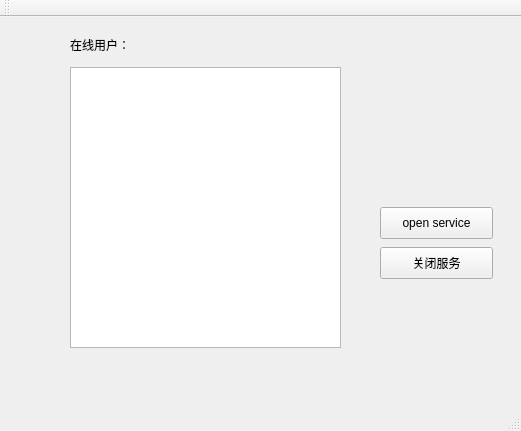
<?xml version="1.0" encoding="UTF-8"?>
<ui version="4.0">
 <class>TcpServer</class>
 <widget class="QMainWindow" name="TcpServer">
  <property name="geometry">
   <rect>
    <x>0</x>
    <y>0</y>
    <width>521</width>
    <height>431</height>
   </rect>
  </property>
  <property name="windowTitle">
   <string>TcpServer</string>
  </property>
  <widget class="QWidget" name="centralWidget">
   <widget class="QLabel" name="label">
    <property name="geometry">
     <rect>
      <x>70</x>
      <y>20</y>
      <width>60</width>
      <height>16</height>
     </rect>
    </property>
    <property name="text">
     <string>在线用户：</string>
    </property>
   </widget>
   <widget class="QListWidget" name="listWidget">
    <property name="geometry">
     <rect>
      <x>70</x>
      <y>50</y>
      <width>271</width>
      <height>281</height>
     </rect>
    </property>
   </widget>
   <widget class="QPushButton" name="startBtn">
    <property name="geometry">
     <rect>
      <x>380</x>
      <y>190</y>
      <width>113</width>
      <height>32</height>
     </rect>
    </property>
    <property name="text">
     <string>open service</string>
    </property>
   </widget>
   <widget class="QPushButton" name="closeBtn">
    <property name="geometry">
     <rect>
      <x>380</x>
      <y>230</y>
      <width>113</width>
      <height>32</height>
     </rect>
    </property>
    <property name="text">
     <string>关闭服务</string>
    </property>
   </widget>
  </widget>
  <widget class="QMenuBar" name="menuBar">
   <property name="geometry">
    <rect>
     <x>0</x>
     <y>0</y>
     <width>521</width>
     <height>23</height>
    </rect>
   </property>
  </widget>
  <widget class="QToolBar" name="mainToolBar">
   <attribute name="toolBarArea">
    <enum>TopToolBarArea</enum>
   </attribute>
   <attribute name="toolBarBreak">
    <bool>false</bool>
   </attribute>
  </widget>
  <widget class="QStatusBar" name="statusBar"/>
 </widget>
 <layoutdefault spacing="6" margin="11"/>
 <resources/>
 <connections/>
</ui>
